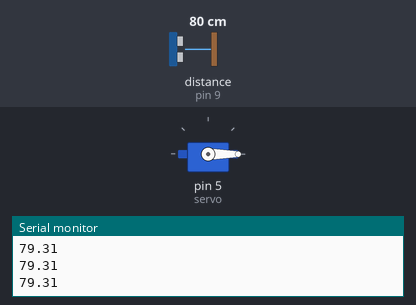
A sketch run on a simulated Arduino Uno, built with avr-gcc and run on an emulated ATmega328P. On the bench: servo, the last lines printed to the serial monitor. Wiring (inferred from the names in the program): ultrasonic range finder: trigger pin 2; echo pin 9. The test bench sets the inputs (shaded band); at power-on: distance to the obstacle (sensor on pin 9) 80 cm. The echo pulse lasts 58.3 µs per cm.

Above: at 1.2 s.
1.3 s: distance to the obstacle (sensor on pin 9) set to 27 cm
2.8 s: distance to the obstacle (sensor on pin 9) set to 23 cm
At 3.6 s:
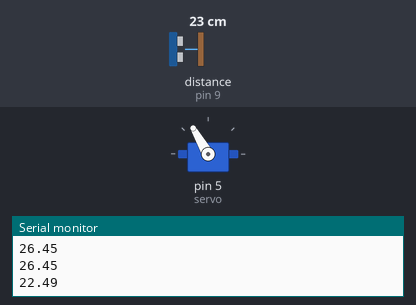
Timing chart, 0 to 5.8 s (numbered marks = the images above; inputs shaded):
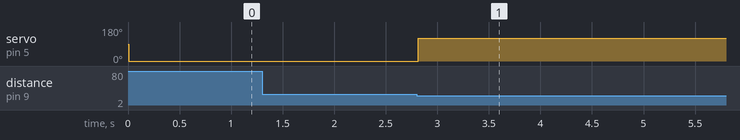

The sketch:

AutomatedDoorLocking.ino
```cpp
#include<Servo.h>
int echo = 9;
int trig = 2;
int servo = 5;
float dur;
float dist;
int pos;
Servo myServo;
void setup() {
  // put your setup code here, to run once:
  pinMode(echo, INPUT);
  pinMode(trig, OUTPUT);
  myServo.attach(servo);
  Serial.begin(9600);
}

void loop() {
  // put your main code here, to run repeatedly:
  digitalWrite(trig, LOW);
  delayMicroseconds(2);
  digitalWrite(trig, HIGH);
  delayMicroseconds(10);
  digitalWrite(trig, LOW);
  dur = pulseIn(echo, HIGH);
  dur = dur/2.;
  dist = 0.034 * dur;
  Serial.println(dist);
  if(dist<=25 && dist>0){
    myServo.write(120);
    delay(5000);
  }
  myServo.write(0);
}
```

Measured:
- the behaviour switches between 26 and 25 cm on distance to the obstacle (sensor on pin 9) (found by bisection; images 0 and 1)
- after the input at 2.8 s, servo on pin 5 (servo): 0° → 120° at once
